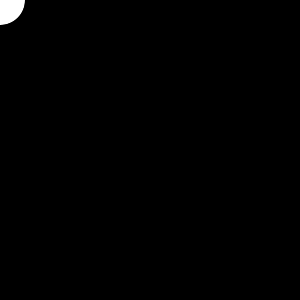
Frame 1 (no input)
Frame 60 (the mouse pressed at the canvas centre just before this capture): identical to frame 1, image omitted
Frame 120 (the mouse held since frame 60 and released just before this capture): identical to frame 1, image omitted

The Processing sketch that drew this single still picture (run headless with seeded random() and noise(); from frame 60 on, the mouse is pressed at the canvas centre):

// Processing sketch: processing_27104
// ── processing_27104.pde

Circle Circle;

void setup()
{
  size(300,300);
  smooth();
  Circle = new Circle();
}

void draw()
{
  background(0);

  Circle.display();
}

void mouseDragged()
{
  Circle.move();
}

class Circle
{
  float r;
  float xpos;
  float ypos;

  Circle()
  {
    r = 25;
  }
  void display()
  {
    stroke(0);
    fill(255);
    ellipse(xpos,ypos,r*2,r*2);
  }

  void move()
  { 
    if(dist(mouseX,mouseY,xpos,ypos)<r)
    { 
      xpos = mouseX;
      ypos = mouseY;
      if (xpos>width || ypos>height) {
        xpos = 0;
        ypos = 0;
      }
    }
  }
}
